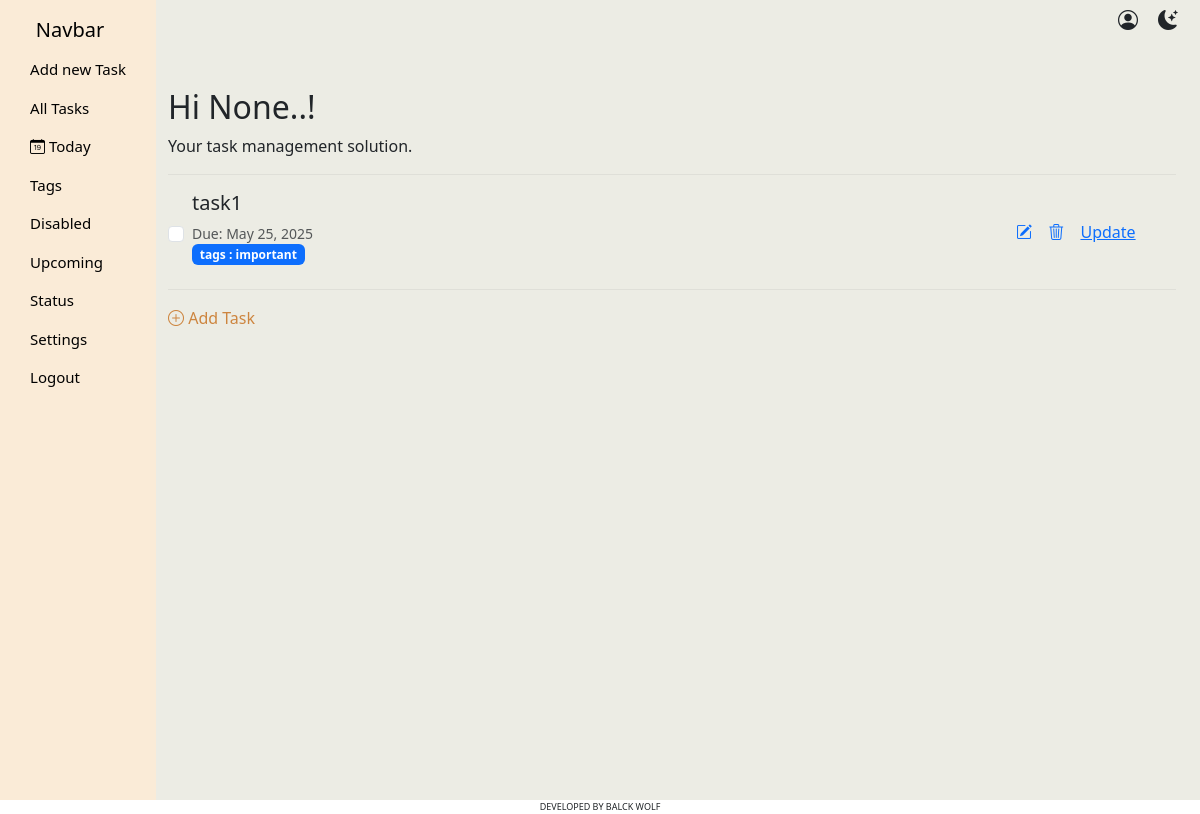
The page /base/ on the database as committed earlier.
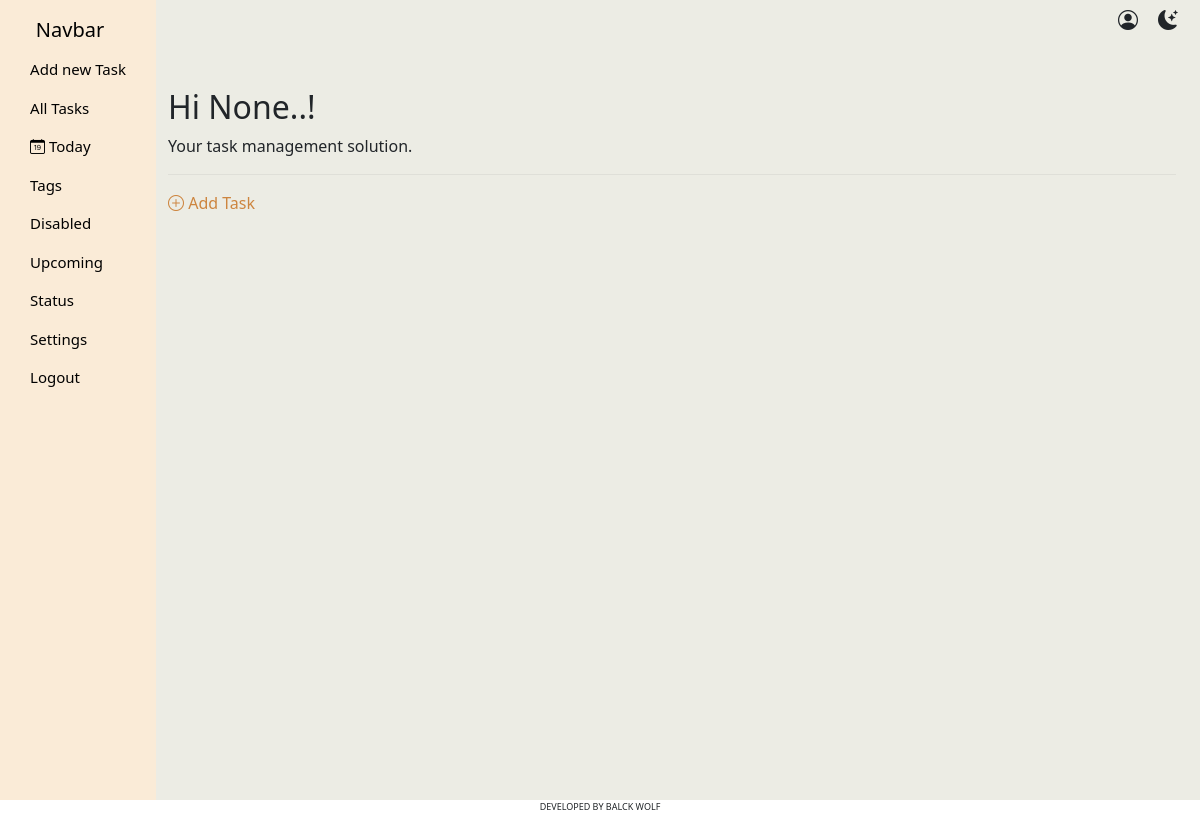
The same page on the database as committed later.
### base/models.py (models this page shows)
class task(models.Model):
    title = models.CharField(max_length=255)
    description = models.TextField()
    user = models.ForeignKey(User, on_delete=models.CASCADE)
    created_at = models.DateTimeField(auto_now_add=True)
    updated_on = models.DateTimeField(default=datetime.now)
    due_date = models.DateField(default=datetime.now)
    priority = models.CharField(
        max_length=20, default='normal')
    status = models.CharField(
        max_length=20, choices=status_choices, default='in_progress')
    completed = models.BooleanField(default=0)
    tags = models.ManyToManyField(tag, null=True, default='')

class tag(models.Model):
    tag_name = models.CharField(max_length=50, default='genral')
    user = models.ForeignKey(User, on_delete=models.CASCADE)
    created_at = models.DateField(default=datetime.now)

### base/views.py (the view)
# urls.py: path('', views.index, name='index'),
def index(request):
    data = task.objects.all()
    tag_data = tag.objects.all()
    username = request.session.get('username')
    task_create = task_creation_form()
    return render(request, 'base/index.html', {'title': 'Dashboard', 'tasks': data, 'username': username, "task_create": task_create, 'tags': tag_data})

### base/forms.py
class task_creation_form(forms.ModelForm):
    class Meta:
        model = task
        fields = '__all__'

### base/templates/base/index.html (shortened to what this page needs)
{% extends 'base/base.html' %}
{% block dashboard %}
    <div class="container mt-5">
        <h2 class="">Hi {{username}}..! </h2>
        <p class="">Your task management solution.</p>
        <hr style="color: rgba(128, 128, 128, 0.47);">
        {% for task in tasks %}
            <div class="taskCard mb-3">
                <input type="checkbox" class="form-check-input" {% if task.completed %}checked{% endif %}
                onchange="toggleTask('{{ task.id }}', this)">
                <div class="tsci">
                    <div class="" style="margin-left: 0.5rem;">
                      <h5 id="task-text-{{ task.id }}" class="{% if task.completed %}completed{% endif %}">
                          {{ task.title }}
                      </h5>
                      <p class=""><small class="text-muted">Due: {{ task.due_date }}</small></p>
                      <div class="mb-2">
                        {% for tag in task.tags.all %}
                          <span class="badge bg-primary me-1">tags : {{ tag.tag_name }}</span>
                        {% empty %}
                          <span class="text-muted">No tags</span>
                        {% endfor %}
                      </div>
                    </div>
                   <div>
                    <a href="{% url 'task_detail' task.id %}" ><i class="bi bi-pencil-square"></i></a>
                    <a href="{% url 'delete_task' task.id %}" > <i class="bi bi-trash3"></i></a>
                    <a href="#" onclick="openUpdateModal({{task.id}})">Update</a>
                   </div>
                </div>
            </div>
            <hr style="color: rgba(128, 128, 128, 0.47);">
        {% endfor %}
    <a class="link_btn" data-bs-toggle="collapse" href="#collapseExample" role="button" aria-expanded="false" aria-controls="collapseExample">
      <i class="bi bi-plus-circle"></i> Add Task
    </a>
      {% include 'base/create_task_form.html' %}
  <div style="height: 10vh;">&nbsp;</div>
    </div>
{% endblock %}

Rows that differ between the two databases and show on the page:
removed task: title "task1", due_date "May 25, 2025"
no longer on this page (row unchanged): tag: tag_name "important"
